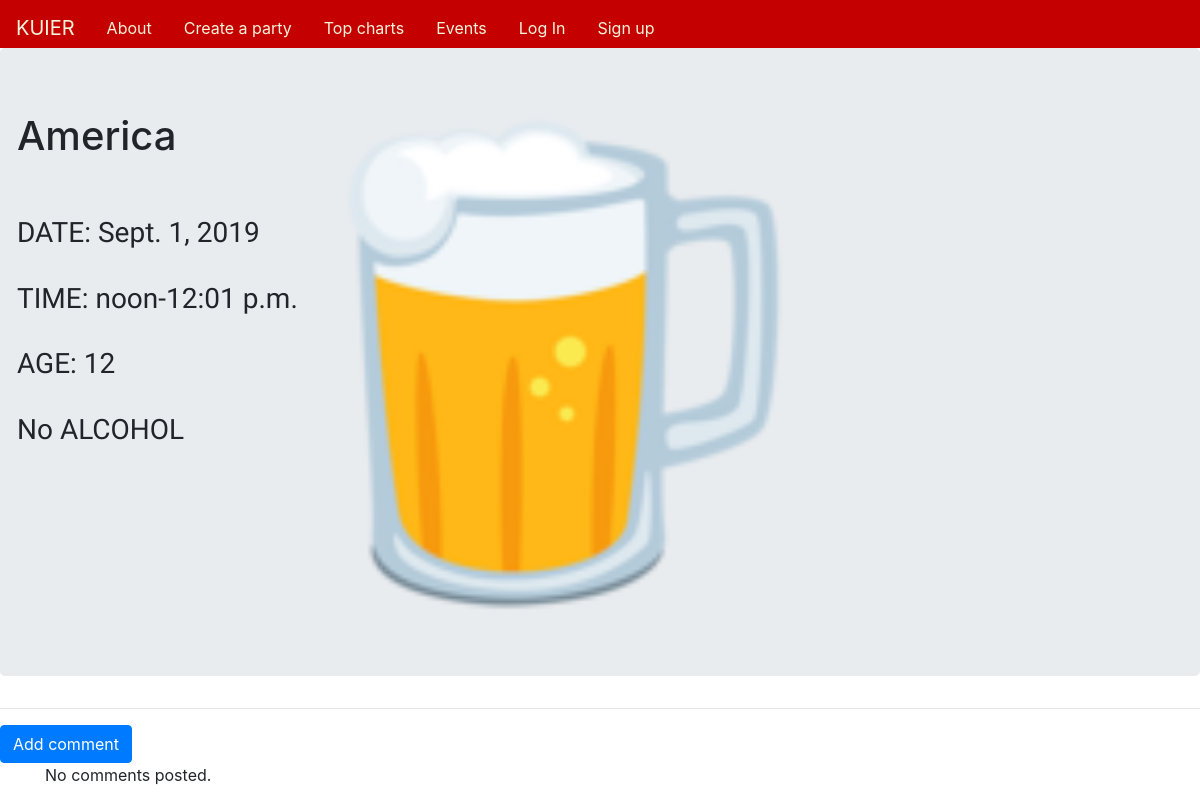
Page /40/ on the committed database.
### party/models.py (models this page shows, shortened)
class Post(models.Model):
    user = models.ForeignKey(User,related_name='party',on_delete=models.CASCADE,default='1')
    title = models.CharField(max_length=30)
    date = models.DateField()
    time = models.TimeField()
    timeend = models.TimeField()
    age = models.CharField(max_length=30)
    color = models.CharField(max_length=30,choices=COUNTRY_CHOICES, default='america')
    drinks = models.BooleanField(default=False)
    image = models.ImageField(upload_to = 'imgs',default='none/none.png')
    location = models.CharField(max_length=30,default='no location specified')
    keyword = models.CharField(max_length=30,default='no keywords')

### party/views.py (the view, shortened to what this page needs)
# urls.py: path('<int:pk>/',views.PostDetailView.as_view(), name='partydetail'),
class PostDetailView(SelectRelatedMixin,DetailView):
    model = Post
    template_name = 'party/post_detail.html'
    context_object_name = 'details'
    selectrelated = ['user']
    def get_object(self):
        id_ = self.kwargs.get('pk')
        return get_object_or_404(Post,pk=id_)

### party/templates/party/post_detail.html
{% extends 'party/home.html' %}
{% block body_block %}
<div class='jumbotron'>
<div class='row'>
<div class='md-col-6'>
<h1>{{ details.title }}</h1>
<br>
<br>
<h3 id=headings>DATE:  {{details.date}}</h3>
<br>
<h3 id=headings>TIME:  {{details.time}}-{{details.timeend}}</h3>
<br>
<h3 id=headings>AGE:  {{details.age}}</h3>
<br>
{% if details.drinks == True %}
<h3 id=headings>There will be booze</h3>
{% else %}
<h3 id=headings>No ALCOHOL</h3>
{% endif %}
<br>
</div>
<div class='md-col-6'>
    <img src="{{ details.image.url }}" width='500' height='500'>
</div>
</div>
</div>
<hr>
<a class="btn btn-primary btn-comment" href="{% url 'party:add_comment_to_post' pk=details.pk %}">Add comment</a>
<div class="container">
{% for commenta in commentlist %}
<br>
            {{ commenta.created_date }}
            <a class="btn btn-default" href="{% url 'party:comment_remove' pk=comment.pk %}"><span class="glyphicon glyphicon-remove"></span></a>
        <p>{{ commenta.text|safe|linebreaks }}</p>
        <p>Posted by: <strong>{{ commenta.author }}</strong></p>
{% empty %}
    <p>No comments posted.</p>
{% endfor %}
</div>
{% endblock %}

### party/static/css/style.css (style rules this page uses)
#headings { font-family: 'Questrial', sans-serif; }

### rows in the picture
Post: title "America", date "Sept. 1, 2019", time "noon", timeend "12:01 p.m.", age "12", image (placeholder picture)
